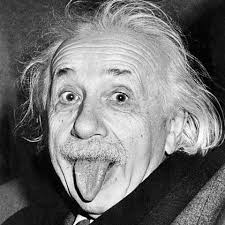
%> input picture Assignment002/einstein.jpg, 225 x 225 px
$ octave HW_2_Thomas_Bement_24099822.m   (GNU Octave 9; MATLAB toolbox functions it lacks are replaced by stand-ins)
%> lines starting %> are read from the running program, lines starting %| are printed output that depends on the picture
### Assignment002/Thomas.m
% ---------------------------------------- %
% MECH-358 Homework Set 2 Matlab Code
% Written By: Thomas Bement
% Student Number: 24099822
% Date: 02/03/2021
% ---------------------------------------- %
function [x] = Thomas(A, B)
%> called with B = [4; 18; -100; 13; 13; 0]
    % Check that A is square and define N
    sz = size(A);
    if sz(1) ~= sz(2)
        fprintf('Matrix Input is Not Square\nQuitting...\n\n')
        %return
    else
        N = sz(1);
    end

    % For row i, e(i)=A(i,i-1), f(i)=A(i,i), g(i)=A(i,i+1) (e is bottom diagonal, f is middle
    % and g is top)
    for i = 2:N
        temp = A(i, (i-1))/A((i-1), (i-1));
        A(i,i) = A(i,i) - (temp*A((i-1), i));
        %A(i,(i-1)) = A(i,(i-1)) - (temp*A((i-1), (i-1)));
        B(i) = B(i) - (temp*B(i-1));
    end
    x = zeros(N,1);
    x(N,1) = B(N,1)/A(N,N);
    for i = (N-1):-1:1
        x(i, 1) = (B(i, 1) - (A(i, (i+1))*x((i+1), 1)))/A(i, i);
    end
end

### Assignment002/Secant1D.m
% ---------------------------------------- %
% MECH-358 Homework Set 2 Matlab Code
% Written By: Thomas Bement
% Student Number: 24099822
% Date: 02/03/2021
% ---------------------------------------- %
function [zero] = Secant1D(f, x0, x1, N)
%> called with x0 = 5, x1 = 6, N = 10
    for i =1:N
        x2 = x1 - f(x1) * (x1 - x0) / (f(x1) - f(x0));
        x0 = x1;
        x1 = x2;
    end
    zero = x2;
end

### Assignment002/HW_2_Thomas_Bement_24099822.m
% ---------------------------------------- %
% MECH-358 Homework Set 2 Matlab Code
% Written By: Thomas Bement
% Student Number: 24099822
% Date: 02/03/2021
% ---------------------------------------- %

% Clean up any mess
clc
clear all
close all
clearvars global

% QUESTION 1
% ---------------------------------------- %
fprintf('<strong>QUESTION 1:</strong>\n\n')

% Define variables
A1 = [34 -7 0; 10 1 30; 0 -11 19];
B1 = [10;-1;44];

A2 = [9 1 0 0 0 0; 1 -1 1 0 0 0; 0 15 0 19 0 0; 0 0 2 -3 11 0; 0 0 0 13 -8 4; 0 0 0 0 9 -11];
B2 = [4;18;-100;13;13;0];

% Call Thomas algorithm on variables
x = Thomas(A2, B2);

% Print Results
isZeros = (A2*x)-(B2)


% QUESTION 2
% ---------------------------------------- %
fprintf('<strong>QUESTION 2-A:</strong>\n\n')
f1 = @(x) (5*sin(x)) - x;
isZero = Secant1D(f1, 5, 6, 10) - fsolve(@(x) f1(x), 2)

fprintf('<strong>QUESTION 2-B:</strong>\n\n')

% Define constants
x = [0.3;0.9];
max_iter = 100;
err = 1e-6;

% Intialize updated variables for while loop
n = 0;
eps = 1;

%Computation loop
while eps>err&n<max_iter
    % Evaluate g(x1,x2) for current step
    g = [(x(1) - cos(x(1)+x(2)));(x(2) - sin(x(1)+x(2)))];
    % Evaluate error for current step
    eps = abs(g(1))+abs(g(2));
    % Evaluate Jg(x1,x2) for current step
    Jg = [1,sin(x(1)+x(2));-cos(x(1)+x(2)),1];
    % Evaluate new values for x1 and x2
    x = x-Jg\g;
    n = n+1;
end

% Output results
fprintf("Found intersection at: [X1 = %f | X2 = %f]\n",x(1),x(2))
fprintf("Proscess took %i itterations and has an associated error of %f\n",n,eps)


% QUESTION 3
% ---------------------------------------- %
fprintf('<strong>QUESTION 3:</strong>\n\n')

% Define initial conditions
tmax = 2;
t0 = 0;
y0 = 2;
dt = 0.025;
t = (t0:dt:tmax);
sz = size(t);
steps = sz(2);

% Define analytitcal solution
yan = 2*exp(-10*t);

% Define empty arrays for explicit and implicit
yexp = zeros(1, steps);
yimp = zeros(1, steps);

yexp(1,1) = y0;
yimp(1,1) = y0;
% Explicit solution
for i = 1:(steps-1)
    dy = -10*yexp(1,i);
    yexp(1,i+1) = yexp(1,i)+(dy*dt);
end

% Implicit solution
for i = 2:steps
    yimp(1,i) = yimp(1,(i-1))/((10*dt)+1);
end

figure(1)
hold on
plot(t, yan)
plot(t, yexp)
plot(t, yimp)
title('Anaylitical, Implicit and Explicit Solutions of y, Deta T = 0.025')
xlabel('Time (s)')
ylabel('y (amplitude)')
legend('Analytical', 'Explicit', 'Implicit')
hold off
grid
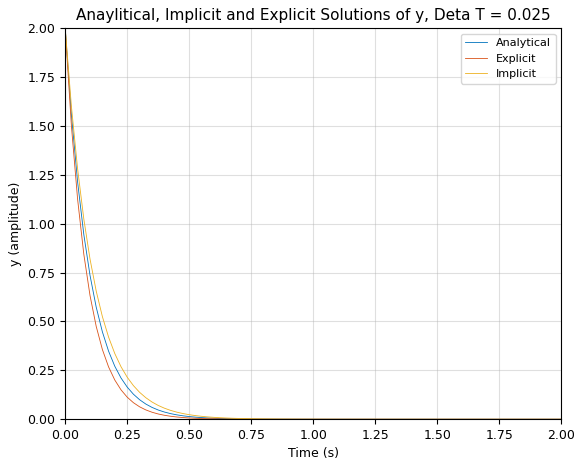
%> figure redrawn from the program's plot data; curve peaks at x = 0, y = 2


% QUESTION 4
% ---------------------------------------- %
fprintf('<strong>QUESTION 4:</strong>\n\n')
A = double(rgb2gray(imread('einstein.jpg')));
%> A: size 225x225 double; min 0, max 255, mean 115.1
[U, S, V] = svd(A);
sz = size(A);
%> sz = [225 225]
A2 = zeros(sz);
%Define number of matricies to sum
N =  2;
for i = 1:N
    VT = V.';
    A2 = A2 + (S(i,i)*U(:,i)*(VT(i,:)));
end
imwrite(A2,gray,'einsteincompressed.jpg');
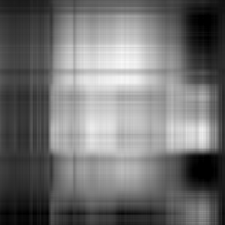
%> saved as einsteincompressed.jpg: size 225x225x3 uint8; min 0, max 248, mean 113.3
